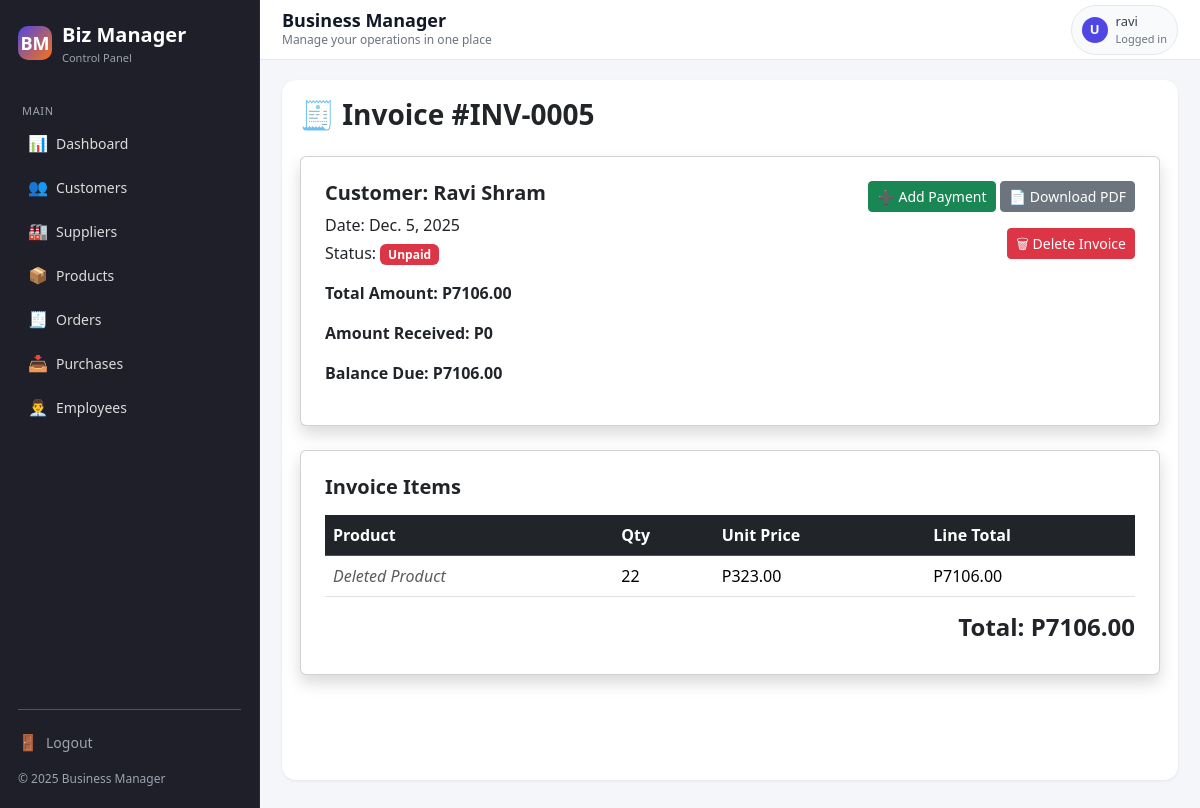
Screenshot of /sales/purchases/invoices/5/ (signed in) with the database file from the repository.
### sales/models.py (models this page shows, shortened)
class Invoice(models.Model):
    STATUS_CHOICES = [
        ("Unpaid", "Unpaid"),
        ("Partially Paid", "Partially Paid"),
        ("Paid", "Paid"),
        ("Cancelled", "Cancelled"),
    ]
    customer = models.ForeignKey(Customer, on_delete=models.CASCADE)
    quotation = models.ForeignKey(
        Quotation, null=True, blank=True, on_delete=models.SET_NULL
    )
    date = models.DateField(auto_now_add=True)
    number = models.CharField(max_length=20, unique=True, blank=True)
    status = models.CharField(max_length=20, choices=STATUS_CHOICES, default="Unpaid")
    total_amount = models.DecimalField(max_digits=12, decimal_places=2, default=0)
    def amount_received(self):
        from django.db.models import Sum
        return self.receipts.aggregate(total=Sum("amount_paid"))["total"] or 0
    def balance_due(self):
        return self.total_amount - self.amount_received()

class InvoiceItem(models.Model):
    invoice = models.ForeignKey(
        Invoice, related_name="items", on_delete=models.CASCADE
    )
    product = models.ForeignKey(
        Product,
        on_delete=models.SET_NULL,
        null=True,
        blank=True
    )
    quantity = models.PositiveIntegerField()
    price = models.DecimalField(max_digits=10, decimal_places=2)
    @property
    def line_total(self):
        return self.quantity * self.price

### crm/models.py (models this page shows, shortened)
class Customer(models.Model):
    name = models.CharField(max_length=200)
    email = models.EmailField(blank=True, null=True)
    phone = models.CharField(max_length=50, blank=True, null=True)
    address = models.TextField(blank=True, null=True)
    created_at = models.DateTimeField(auto_now_add=True)

### sales/views.py (the view)
# urls.py: path("purchases/invoices/<int:pk>/", views.invoice_detail, name="invoice_detail"),
@login_required
def invoice_detail(request, pk):
    invoice = get_object_or_404(Invoice, pk=pk)
    items = invoice.items.select_related("product")
    receipts = invoice.receipts.all()
    return render(request, "sales/invoice_detail.html", {
        "invoice": invoice,
        "items": items,
        "receipts": receipts,
    })

### templates/sales/invoice_detail.html (shortened to what this page needs)
{% extends "base.html" %}
{% block content %}
<h3 class="fw-bold mb-4">🧾 Invoice #{{ invoice.number }}</h3>
<div class="card shadow p-4 mb-4">
    <div class="d-flex justify-content-between align-items-start">
        <div>
            <h5 class="fw-bold">Customer: {{ invoice.customer.name }}</h5>
            <p class="mb-1">Date: {{ invoice.date }}</p>
            <p>
                Status:
                {% if invoice.status == "Unpaid" %}
                    <span class="badge bg-danger">Unpaid</span>
                {% elif invoice.status == "Partially Paid" %}
                    <span class="badge bg-warning text-dark">Partially Paid</span>
                {% elif invoice.status == "Paid" %}
                    <span class="badge bg-success">Paid</span>
                {% else %}
                    <span class="badge bg-secondary">{{ invoice.status }}</span>
                {% endif %}
            </p>
            <p class="fw-bold">Total Amount: P{{ invoice.total_amount }}</p>
            <p class="fw-bold">Amount Received: P{{ invoice.amount_received }}</p>
            <p class="fw-bold">Balance Due: P{{ invoice.balance_due }}</p>
        </div>
        <div class="text-end">
            <a href="{% url 'receipt_create' invoice.id %}" class="btn btn-success btn-sm mb-2">
                ➕ Add Payment
            </a>
            <a href="{% url 'invoice_pdf' invoice.id %}" class="btn btn-secondary btn-sm mb-2">
                📄 Download PDF
            </a>
            {% if invoice.status != "Paid" %}
            <form method="post"
                  action="{% url 'invoice_delete' invoice.id %}"
                  class="mt-2">
                <button type="submit"
                        class="btn btn-danger btn-sm"
                        onclick="return confirm('Are you sure you want to delete this invoice? This action cannot be undone.')">
                    🗑 Delete Invoice
                </button>
            </form>
            {% endif %}
        </div>
    </div>
</div>
<div class="card shadow p-4 mb-4">
    <h5 class="fw-bold mb-3">Invoice Items</h5>
    <table class="table table-hover align-middle">
        <thead class="table-dark">
            <tr>
                <th>Product</th>
                <th>Qty</th>
                <th>Unit Price</th>
                <th>Line Total</th>
            </tr>
        </thead>
        <tbody>
            {% for item in items %}
            <tr>
                <td>
                    {% if item.product %}
                        {{ item.product.name }}
                    {% else %}
                        <em class="text-muted">Deleted Product</em>
                    {% endif %}
                </td>
                <td>{{ item.quantity }}</td>
                <td>P{{ item.price }}</td>
                <td>P{{ item.line_total }}</td>
            </tr>
            {% empty %}
            <tr>
                <td colspan="4" class="text-center text-muted">No items found.</td>
            </tr>
            {% endfor %}
        </tbody>
    </table>
    <h4 class="fw-bold text-end">Total: P{{ invoice.total_amount }}</h4>
</div>
{% endblock %}

### templates/base.html (shortened to what this page needs)
<!DOCTYPE html>
<html lang="en">
<head>
    <link href="https://cdn.jsdelivr.net/npm/bootstrap@5.3.2/dist/css/bootstrap.min.css" rel="stylesheet">
</head>
<body>
<div class="app-layout">
    <aside class="sidebar" id="sidebar">
        <div class="sidebar-brand">
            <div class="sidebar-logo">BM</div>
            <div>
                <p class="sidebar-title">Biz Manager</p>
                <p class="sidebar-subtitle">Control Panel</p>
            </div>
        </div>
        <p class="sidebar-section-label">Main</p>
        <ul class="sidebar-nav">
            <li class="sidebar-nav-item">
                <a href="{% url 'dashboard' %}" class="sidebar-nav-link">
                    <span class="icon">📊</span>
                    <span>Dashboard</span>
                </a>
            </li>
            <li class="sidebar-nav-item">
                <a href="/crm/customers/" class="sidebar-nav-link">
                    <span class="icon">👥</span>
                    <span>Customers</span>
                </a>
            </li>
            <li class="sidebar-nav-item">
                <a href="/crm/suppliers/" class="sidebar-nav-link">
                    <span class="icon">🏭</span>
                    <span>Suppliers</span>
                </a>
            </li>
            <li class="sidebar-nav-item">
                <a href="/inventory/" class="sidebar-nav-link">
                    <span class="icon">📦</span>
                    <span>Products</span>
                </a>
            </li>
            <li class="sidebar-nav-item">
                <a href="/sales/orders/" class="sidebar-nav-link">
                    <span class="icon">🧾</span>
                    <span>Orders</span>
                </a>
            </li>
            <li class="sidebar-nav-item">
                <a href="{% url 'sales_documents_dashboard' %}" class="sidebar-nav-link">
                    <span class="icon">📥</span>
                    <span>Purchases</span>
                </a>
            </li>
            <li class="sidebar-nav-item">
                <a href="/hr/employees/" class="sidebar-nav-link">
                    <span class="icon">👨‍💼</span>
                    <span>Employees</span>
                </a>
            </li>
        </ul>
        <div class="sidebar-divider"></div>
        <div class="sidebar-footer">
            <div class="mb-2">
                <a href="{% url 'logout' %}" class="sidebar-nav-link" style="padding-left: 0;">
                    <span class="icon">🚪</span>
                    <span>Logout</span>
                </a>
            </div>
            <div>© {% now "Y" %} Business Manager</div>
        </div>
    </aside>
    <div class="main-wrapper">
        <header class="topbar">
            <div class="topbar-left">
                <h1>{% block page_heading %}Business Manager{% endblock %}</h1>
                <small>{% block page_subtitle %}Manage your operations in one place{% endblock %}</small>
            </div>
            <div class="topbar-right">
                <div class="topbar-user">
                    <div class="topbar-user-avatar">
                        {{ request.user.first_name|default:"U"|first|upper }}
                    </div>
                    <div>
                        <div style="font-weight: 500;">
                            {{ request.user.get_full_name|default:request.user.username }}
                        </div>
                        <div style="font-size: 11px; color: #6b7280;">
                            Logged in
                        </div>
                    </div>
                </div>
            </div>
        </header>
        <main class="content">
            <div class="content-inner">
                {% block content %}{% endblock %}
            </div>
        </main>
    </div>
</div>
</body>
</html>

### rows the page displays
Invoice: number "INV-0005", customer.name "Ravi Shram", date "Dec. 5, 2025", total_amount "7106.00", amount_received "0", balance_due "7106.00"
InvoiceItem: shows "Deleted Product", quantity "22", price "323.00", line_total "7106.00"

### other values shown
{{ request.user.first_name|default:"U"|first|upper }} "U"
{{ request.user.get_full_name|default:request.user.username }} "ravi"
